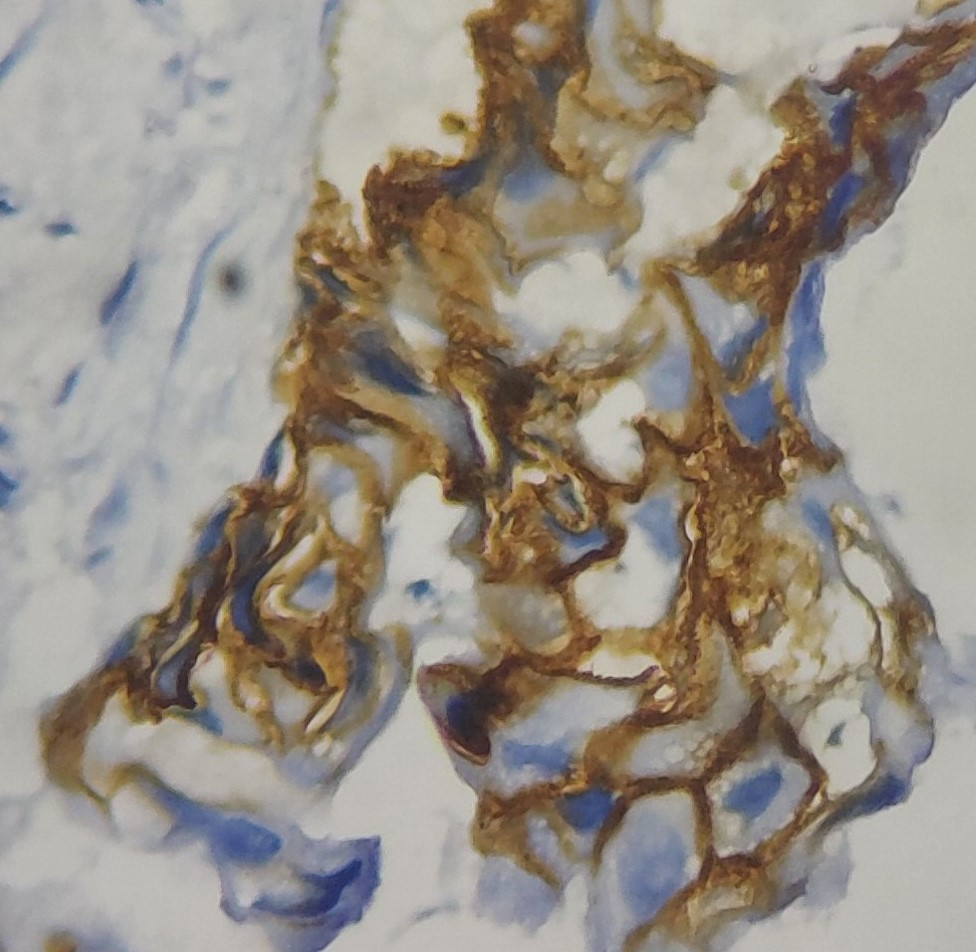
#> input picture scripts/3+/3+/3Her2.jpg, 976 x 952 px, found by its file name
$ python comparativa_wsi.py
#> lines starting #> are read from the running program, lines starting #| are printed output that depends on the picture
### scripts/macenko.py
"""
Capa 2: Separacion y Variacion de Tincion (Algoritmo de Macenko)
-----------------------------------------------------------------
El algoritmo de Macenko descompone matematicamente una imagen HER2 en
sus dos canales de color fundamentales:
  - Hematoxilina (H): tine los nucleos celulares de azul/violeta.
  - DAB (D): tine la membrana HER2 positiva de marron.

Una vez separados, podemos alterar la concentracion de cada canal
de forma independiente para simular diferentes laboratorios, escáneres
y concentraciones de reactivos. Esto es la base de la síntesis de datos.
"""

import numpy as np
from PIL import Image
import matplotlib.pyplot as plt
import os


# =============================================================================
# 1. MATRICES DE REFERENCIA MACENKO (HE + DAB)
# =============================================================================
# Estos valores son los vectores de absorbancia óptica estándar de la literatura
# para Hematoxilina y DAB en el espacio de densidad óptica (OD).
# Referencia: Macenko et al., ISBI 2009.

# H&E estándar
HE_REFERENCE = np.array([
    [0.5626, 0.7201, 0.4062],
    [0.2159, 0.8012, 0.5581]
])

# IHC / Inmunomarcación (Hematoxilina + DAB)
IHC_REFERENCE = np.array([
    [0.6500, 0.7040, 0.2860],   # Hematoxilina azul/violeta
    [0.2680, 0.5700, 0.7760]    # DAB marrón dorado
])


# [29 lines left out: function calibrate_reference, not called in this run]


# =============================================================================
# 2. CONVERSION RGB <-> DENSIDAD OPTICA (OD)
# =============================================================================

def rgb_to_od(image_rgb):
    """
    Convierte una imagen RGB (uint8) a espacio de Densidad Optica (OD).
    OD = -log(I / I0), donde I0 = 255 (luz blanca de referencia).
    Se clampea a 1e-6 para evitar log(0).
    """
    image_rgb = image_rgb.astype(np.float64)
    image_rgb = np.clip(image_rgb, 1e-6, 255.0)
    od = -np.log(image_rgb / 255.0)
    return od


def od_to_rgb(od):
    """
    Convierte densidad optica de vuelta a RGB (uint8).
    """
    rgb = np.exp(-od) * 255.0
    rgb = np.clip(rgb, 0, 255).astype(np.uint8)
    return rgb


# =============================================================================
# 3. SEPARACION DE CANALES (MACENKO SIMPLIFICADO)
# =============================================================================

def separate_stains(image_rgb, reference=HE_REFERENCE):
    """
    Separa la imagen en sus canales de tincion (H y DAB).

    Retorna:
        concentrations: array (H, W, 2) con la concentracion de cada tincion
                        en cada pixel. Canal 0 = H, Canal 1 = DAB.
        od: imagen en espacio OD.
    """
    h, w, _ = image_rgb.shape
    od = rgb_to_od(image_rgb)

    # Aplanar a (N, 3) para la multiplicacion matricial
    od_flat = od.reshape(-1, 3)

    # Separar usando pseudoinversa de la matriz de referencia
    # OD = C @ M  =>  C = OD @ pinv(M)
    # M shape: (2, 3), pinv(M) shape: (3, 2)
    # od_flat shape: (N, 3), resultado: (N, 2)
    M = reference                          # (2, 3)
    M_pinv = np.linalg.pinv(M)            # (3, 2)
    concentrations = od_flat @ M_pinv     # (N, 2)
    concentrations = concentrations.reshape(h, w, 2)

    return concentrations, od


def reconstruct_from_stains(concentrations, reference=HE_REFERENCE):
    """
    Reconstruye la imagen RGB a partir de las concentraciones y la referencia.
    """
    h, w, _ = concentrations.shape
    conc_flat = concentrations.reshape(-1, 2)

    # OD reconstruido = Concentracion * Matriz de referencia
    od_reconstructed = conc_flat @ reference
    od_reconstructed = od_reconstructed.reshape(h, w, 3)

    return od_to_rgb(od_reconstructed)


# =============================================================================
# 4. AUMENTACION DE COLOR (EL CORAZON DE LA SINTESIS)
# =============================================================================

def augment_staining(
    image_rgb,
    h_scale=1.0,
    dab_scale=1.0,
    h_shift=0.0,
    dab_shift=0.0,
    brightness_scale=1.0,
    stain_type="ihc"
):
    """
    Aplica variaciones controladas de tincion sobre una imagen HER2.

    Parametros:
        h_scale (float):        Factor de escala de Hematoxilina (0.7 = más claro, 1.3 = más oscuro)
        dab_scale (float):      Factor de escala de DAB (0.7 = HER2 debil, 1.3 = HER2 intenso)
        h_shift (float):        Desplazamiento aditivo en H (puede ser negativo)
        dab_shift (float):      Desplazamiento aditivo en DAB
        brightness_scale (float): Simula el brillo general del escaner (0.8 a 1.2)

    Retorna:
        Imagen sintética RGB augmentada.
    """
    ref = IHC_REFERENCE if stain_type == "ihc" else HE_REFERENCE
    concentrations, _ = separate_stains(image_rgb, reference=ref)

    # Alterar concentraciones de cada canal independientemente
    synthetic_conc = concentrations.copy()
    synthetic_conc[:, :, 0] = synthetic_conc[:, :, 0] * h_scale + h_shift    # Hematoxilina
    synthetic_conc[:, :, 1] = synthetic_conc[:, :, 1] * dab_scale + dab_shift  # DAB

    # Evitar concentraciones negativas (no fisicamente posibles)
    synthetic_conc = np.clip(synthetic_conc, 0, None)

    # Reconstruir imagen
    synthetic_rgb = reconstruct_from_stains(synthetic_conc, reference=ref)

    # Aplicar factor de brillo global (simula temperatura de luz del escaner)
    synthetic_rgb = np.clip(
        synthetic_rgb.astype(np.float64) * brightness_scale, 0, 255
    ).astype(np.uint8)

    return synthetic_rgb


# =============================================================================
# 5. GENERADOR DE VARIACIONES SINTETICAS
# =============================================================================

# [115 lines left out: functions generate_stain_variants, visualize_stain_separation, run_test, not called in this run]


# [25 lines that do not run on import are left out]

### scripts/comparativa_wsi.py
"""
Comparativa visual: Original vs Imagen Completa Sintetica con Células Mutadas (fBm)
Combina el fondo alterado por Macenko con las células que tienen mutaciones de forma.
"""
import ssl
ssl._create_default_https_context = ssl._create_unverified_context

import numpy as np
import matplotlib.pyplot as plt
import matplotlib
matplotlib.use("Agg")
from PIL import Image
import sys, os, json
sys.path.insert(0, os.path.dirname(__file__))
from macenko import augment_staining

WSI_PATH = r"E:\Genaro\Desktop\Digital pathologies\no entrar\scripts\3+\3+\3Her2.jpg"
DS_DIR   = r"E:\Genaro\Desktop\Digital pathologies\no entrar\output_sintetico\dataset_sintetico"
OUT      = r"E:\Genaro\Desktop\Digital pathologies\no entrar\output_sintetico\comparativa_wsi.png"

print("Cargando imagen original...")
img_pil = Image.open(WSI_PATH).convert("RGBA")
W, H = img_pil.size
#> W = 976; H = 952
img_np = np.array(img_pil.convert("RGB"))
#> img_np is the input picture: shape (952, 976, 3); mean R, G, B 151.5, 143.3, 132.5

print("Generando fondos aumentados (Macenko)...")
v1_bg = augment_staining(img_np, h_scale=0.75, dab_scale=1.30, brightness_scale=1.10)
#> in rgb_to_od, `od = -np.log(image_rgb / 255.0)`:
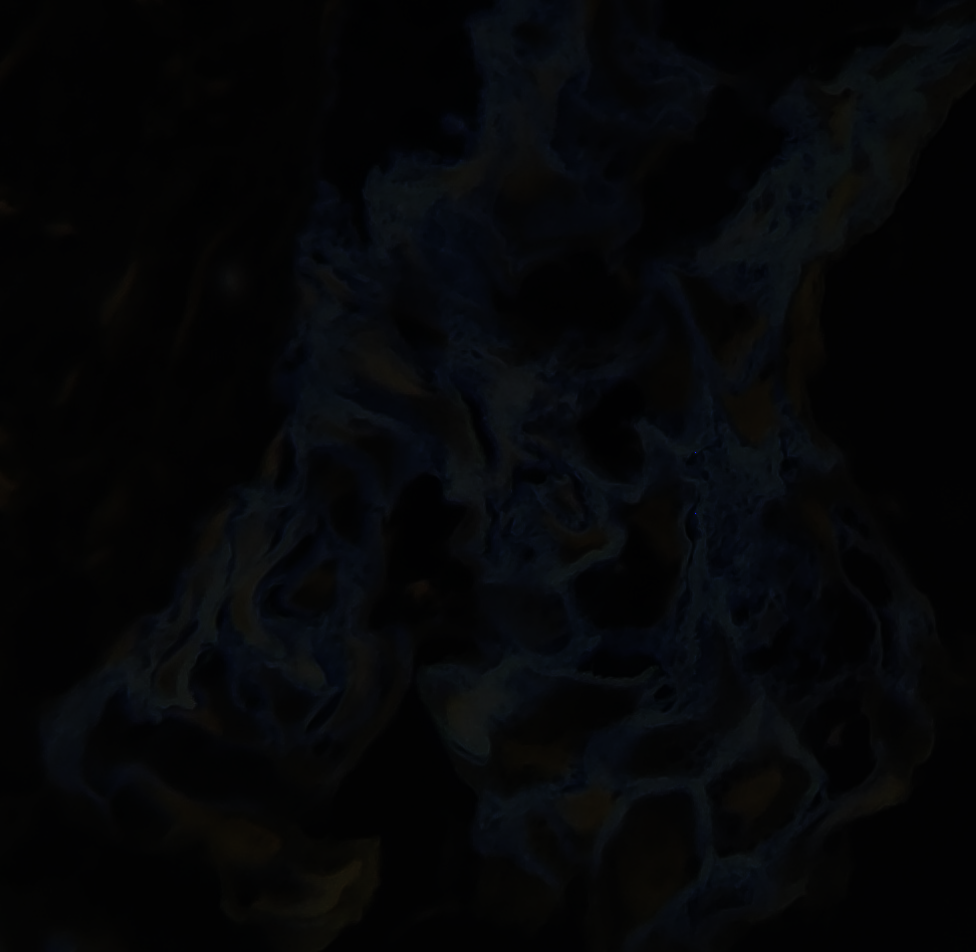
#> od: shape (952, 976, 3) float64; mean R, G, B 0.555, 0.631, 0.749; drawn with min black and max white
#> in separate_stains, `concentrations = od_flat @ M_pinv`: concentrations = 929152 pairs, first value -15.07 to 2.82, second value -0.0281 to 28.45
#> in reconstruct_from_stains, `conc_flat = concentrations.reshape(-1, 2)`: conc_flat = 929152 pairs, first value 0 to 2.12, second value 0 to 36.98
#> in od_to_rgb, `rgb = np.exp(-od) * 255.0`:
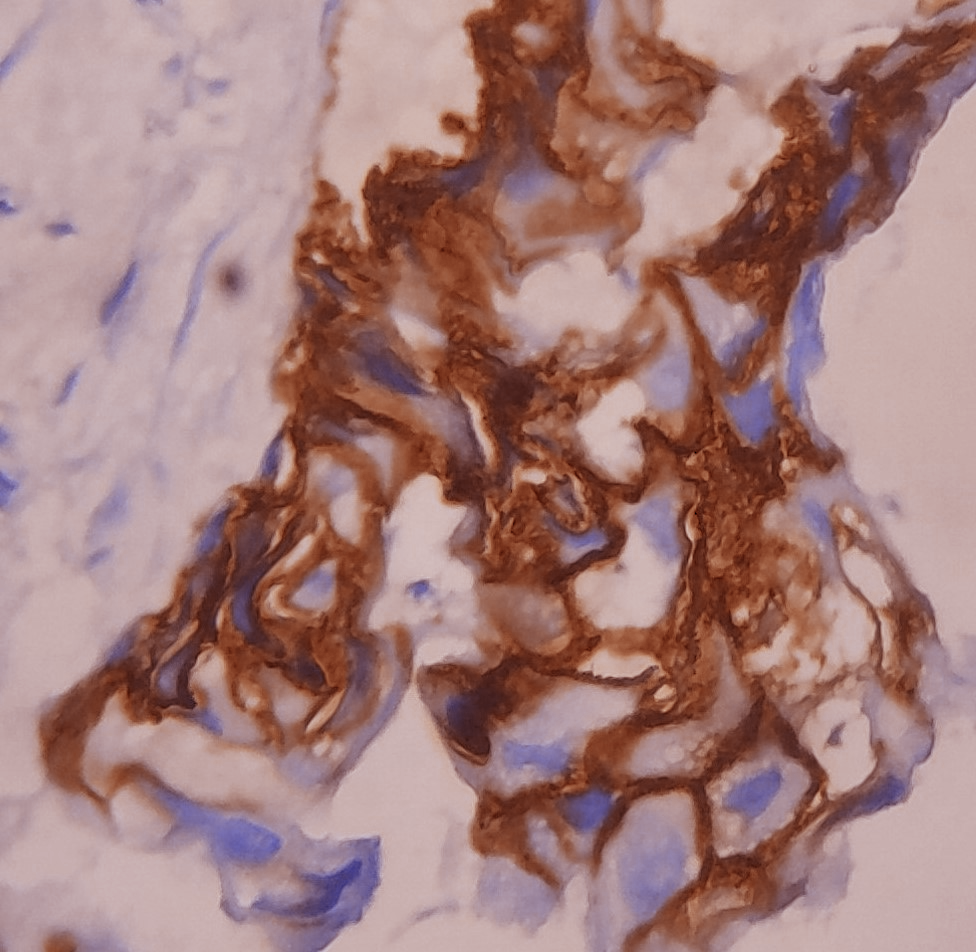
#> rgb: shape (952, 976, 3) float64; mean of channels 0, 1, 2 164.4, 127.4, 124.5; drawn as R, G, B
v2_bg = augment_staining(img_np, h_scale=1.25, dab_scale=0.70, brightness_scale=0.90)
#> call 2 of augment_staining, with h_scale = 1.25, dab_scale = 0.7, h_shift = 0, dab_shift = 0, brightness_scale = 0.9, stain_type = 'ihc'
#> in od_to_rgb (call 2), `rgb = np.exp(-od) * 255.0`:
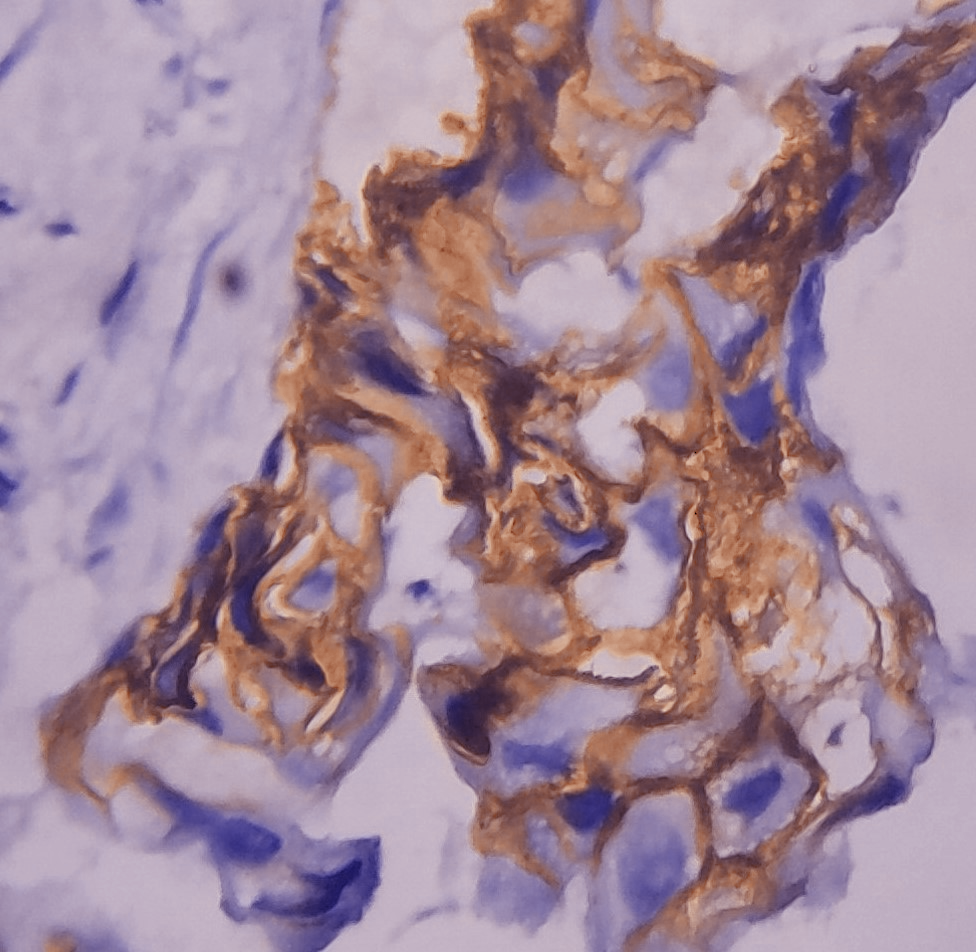
#> rgb: shape (952, 976, 3) float64; mean of channels 0, 1, 2 162.9, 137.8, 152.7; drawn as R, G, B
#> in augment_staining (call 2), `synthetic_rgb = np.clip( synthetic_rgb.astype(np.float64) * brightness..`:
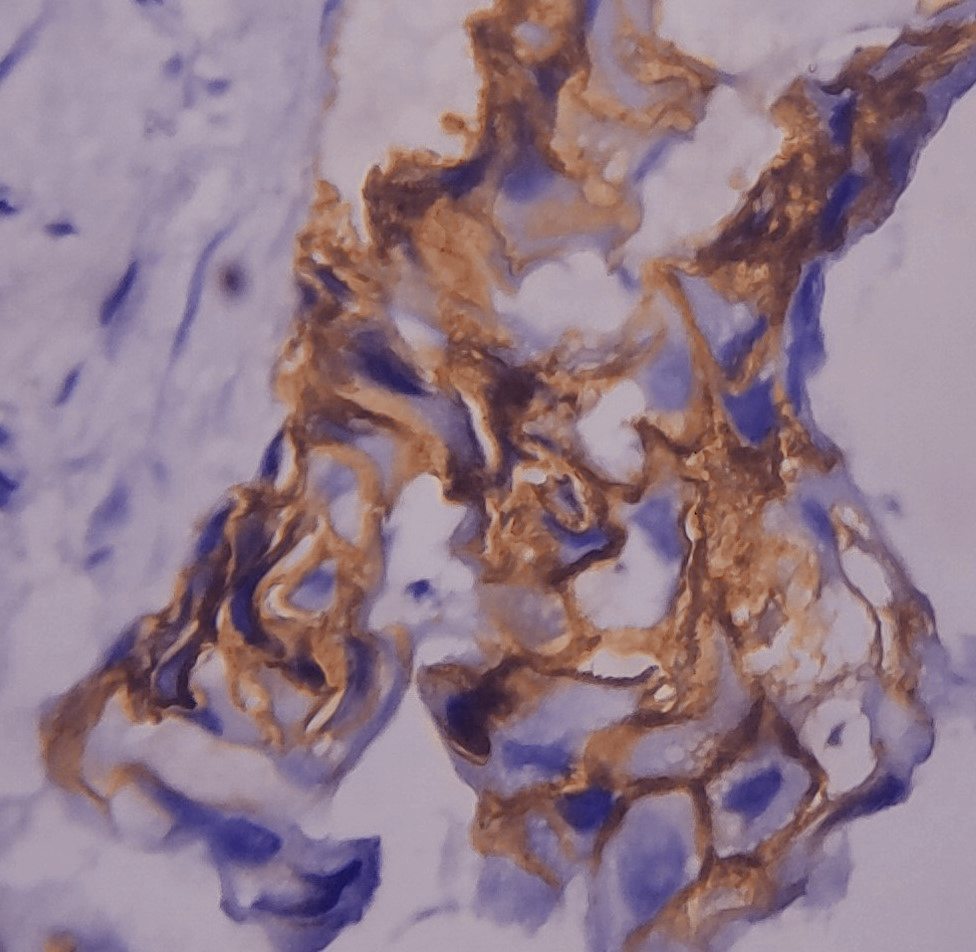
#> synthetic_rgb: shape (952, 976, 3); mean of channels 0, 1, 2 145.7, 123.1, 136.5; drawn as R, G, B
v3_bg = augment_staining(img_np, h_scale=0.90, dab_scale=1.15, brightness_scale=1.05)

# Convertir a PIL RGBA para poder pegar las celulas con alpha blend
v1_pil = Image.fromarray(v1_bg).convert("RGBA")
v2_pil = Image.fromarray(v2_bg).convert("RGBA")
v3_pil = Image.fromarray(v3_bg).convert("RGBA")

print("Pegando células sintéticas mutadas (fBm) en sus posiciones...")
metas = sorted([f for f in os.listdir(DS_DIR) if f.endswith("_metadata.json")])

for mf in metas:
    with open(os.path.join(DS_DIR, mf)) as f:
        meta = json.load(f)

    gx = int(meta.get("global_x", 0))
    gy = int(meta.get("global_y", 0))
    cell_id = meta.get("id", "")

    img_name = mf.replace("_metadata.json", ".png")
    img_path = os.path.join(DS_DIR, img_name)
    if not os.path.exists(img_path):
        continue

    cell = Image.open(img_path).convert("RGBA")
    cw, ch = cell.size
    if gx + cw > W or gy + ch > H or gx < 0 or gy < 0:
        continue

    # Pegar la célula en la variante correspondiente
    # Asumimos que syn00 va a v1, syn01 a v2, syn02 a v3
    if "syn00" in cell_id:
        v1_pil.paste(cell, (gx, gy), mask=cell)
    elif "syn01" in cell_id:
        v2_pil.paste(cell, (gx, gy), mask=cell)
    elif "syn02" in cell_id:
        v3_pil.paste(cell, (gx, gy), mask=cell)

print("Generando collage...")
fig, axes = plt.subplots(2, 2, figsize=(16, 15))

axes[0][0].imshow(img_pil.convert("RGB"));  axes[0][0].set_title("ORIGINAL", fontsize=14, fontweight='bold', color='black')
axes[0][1].imshow(v1_pil.convert("RGB"));   axes[0][1].set_title("Sintética 1 — DAB intenso (+30%) + fBm Mutación", fontsize=14, color='#8B0000')
axes[1][0].imshow(v2_pil.convert("RGB"));   axes[1][0].set_title("Sintética 2 — H oscuro, DAB pálido (-30%) + fBm Mutación", fontsize=14, color='#00008B')
axes[1][1].imshow(v3_pil.convert("RGB"));   axes[1][1].set_title("Sintética 3 — Intermedia + fBm Mutación", fontsize=14, color='#006400')

for row in axes:
    for ax in row:
        ax.axis("off")

plt.suptitle("DigPatho — WSI Original vs 3 Variantes Sintéticas Completas (Macenko + fBm)",
             fontsize=15, fontweight='bold', y=1.01)
plt.tight_layout()
plt.savefig(OUT, dpi=200, facecolor='white', bbox_inches='tight')
print(f"Guardado: {OUT}")

$ run again, with scripts/3+/3+/5Her2.jpg copied over scripts/3+/3+/3Her2.jpg
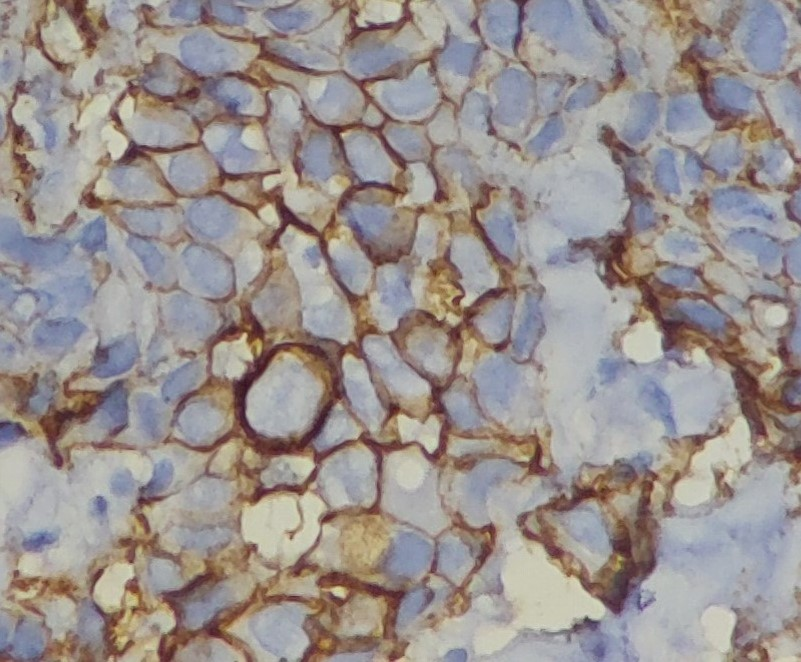
#> input picture scripts/3+/3+/5Her2.jpg, 801 x 662 px, found by its file name
#> img_np is the input picture: shape (662, 801, 3); mean R, G, B 154.2, 146.1, 143.6
#> in rgb_to_od, `od = -np.log(image_rgb / 255.0)`:
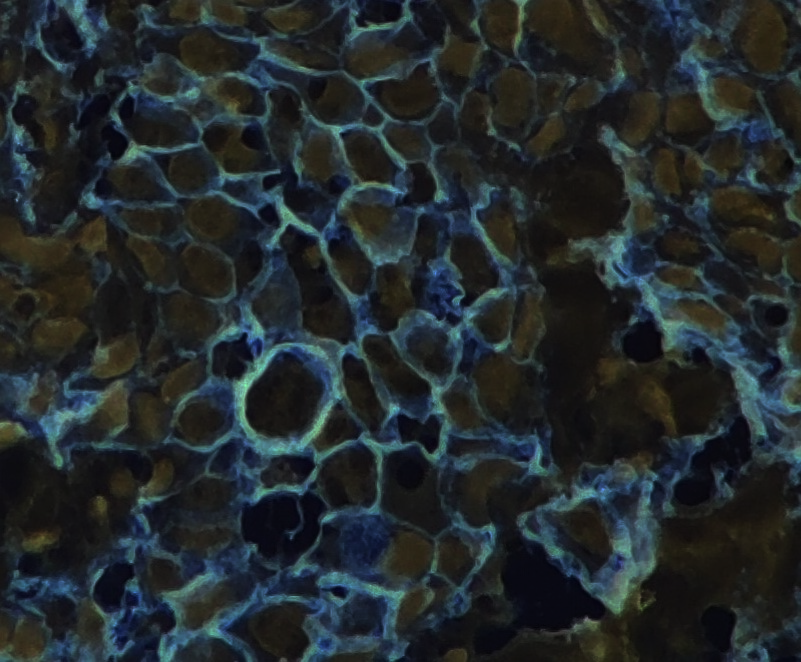
#> od: shape (662, 801, 3) float64; mean R, G, B 0.52, 0.594, 0.62; drawn with min black and max white
#> concentrations = 530262 pairs, first value -0.302 to 1.97, second value 0.029 to 3.43
#> conc_flat = 530262 pairs, first value 0 to 1.48, second value 0.0377 to 4.46
#> in augment_staining (call 2), `synthetic_rgb = np.clip( synthetic_rgb.astype(np.float64) * brightness..`:
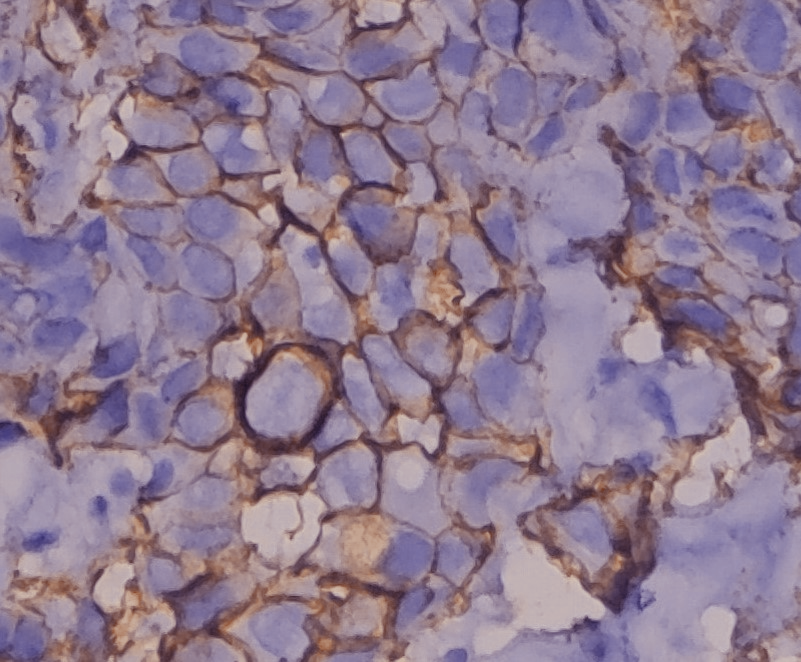
#> synthetic_rgb: shape (662, 801, 3); mean of channels 0, 1, 2 142.9, 123.7, 143.9; drawn as R, G, B
